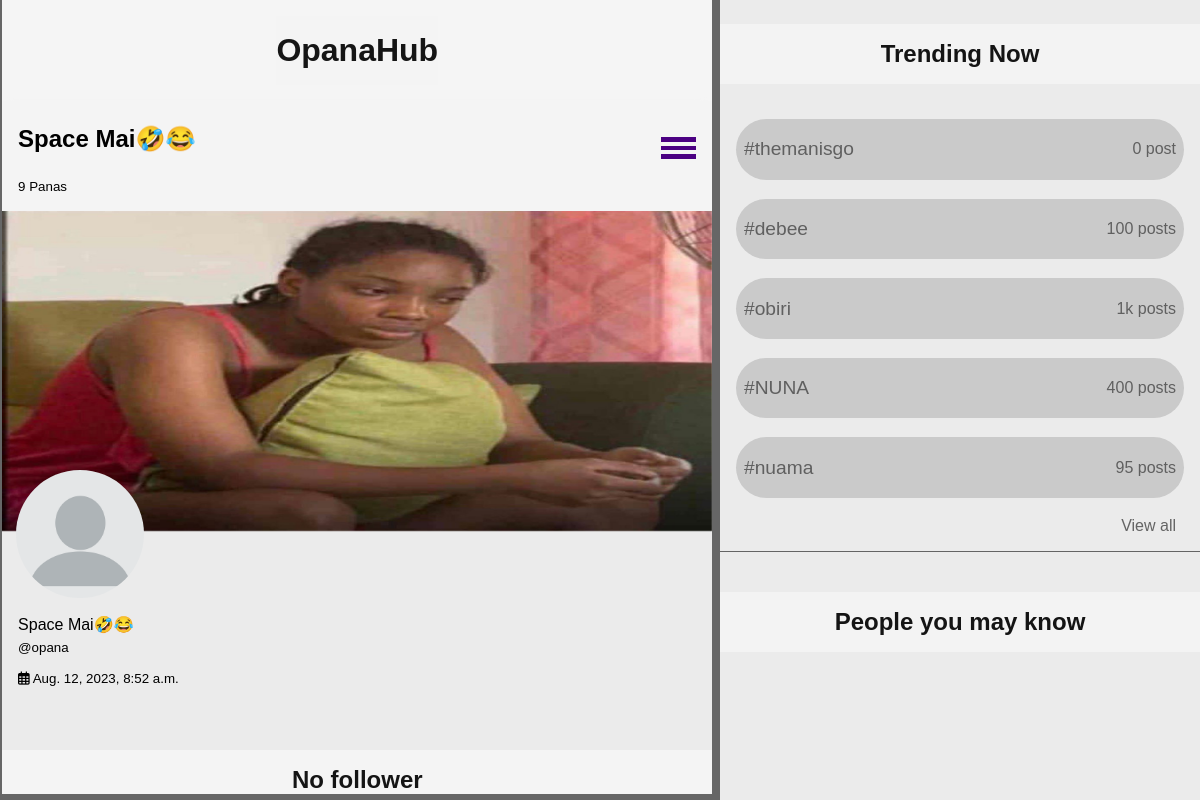
The page /follower/opana (signed in) on the database its author committed.
### opanahub/models.py (models this page shows, shortened)
class Profile(models.Model):
    user = models.OneToOneField(User, on_delete=models.CASCADE)
    back_img = models.ImageField(upload_to="back_images", default="thin.jpg")
    profile_img = models.ImageField(upload_to="profile_images", default="blank.webp")
    location = models.CharField(max_length=400, blank=True)
    job = models.CharField(max_length=400, blank=True)
    bio = models.TextField(blank=True)
    display_name = models.CharField(max_length=50, blank=True)
    web = models.URLField(blank=True)
    follw = models.IntegerField(default=0)
    follwing = models.IntegerField(default=0)
    class Meta:
        verbose_name_plural = 'Profile'

### opanahub/views.py (the view)
# urls.py: path('follower/<user>', views.follower, name="follower"),
@login_required(login_url=index)
def follower(request, user):
    user_obj = User.objects.get(username=user)
    profile =  Profile.objects.get(user=user_obj)
    post = Posts.objects.filter(profile=profile)
    user_ob = Profile.objects.get(user=request.user)
    logged_in_user = request.user
    follower = user_ob
    following = profile
    if Follow.objects.filter(user=follower, following=following):
        switches = "Following"
    else:
        switches = "Follow"
    profile_following = Follow.objects.filter(following=profile)
    profile_visited_following = len(Follow.objects.filter(following=profile))
    context ={
        "profile": profile,
        "post": post,
        "switches": switches,
        "profile_following": profile_following,
        "profile_visited_following": profile_visited_following,
    }
    return render(request, 'followers.html', context)

### template/followers.html (shortened to what this page needs)
{% load static %}
<!DOCTYPE html>
<html lang="en">
<head>
    <link rel="stylesheet" href="{% static 'css/profile.css' %}">
    <link rel="stylesheet" href="https://cdnjs.cloudflare.com/ajax/libs/font-awesome/6.2.1/css/all.min.css">
</head>
<body>
    <div class="container">
        <div class="center">
            <div class="yie">
                <div class="head">OpanaHub</div>
            </div>
           <div class="search">
                    <div class="covv">
                        <p class="ttt">{{profile.display_name}}</p>
                        {% if post.count == 0 %}
                            <small>{{post.count}} Pana</small>
                        {% elif post.count == 1 %}
                            <small>{{post.count}} Pana</small>
                        {% else %}
                            <small>{{post.count}} Panas</small>
                        {% endif %}
                    </div>
                <div class="lis">
                    <div class="toggler" onclick="Drop()">
                        <div class="line"></div>
                        <div class="line"></div>
                        <div class="line"></div>
                    </div>
                </div>
           </div>
           <div class="formm">
                <div class="backimg">
                    <img class="back" src="{{profile.back_img.url}}" alt="">
                    <div class="profileimg">
                        <img class="prof" src="{{profile.profile_img.url}}" alt="">
                    </div>
                </div>
            </div>
           <div class="about">
                <p>{{profile.display_name}}</p>
                <small class="username">@{{profile.user}}</small>
                <div class="list">
                    <small>
                        <i class="fa far fa-calendar-alt"></i>
                        {{profile.user.date_joined}}
                    </small>
                </div>
           </div>
           <div class="card">
            <div class="head">
                {% if profile_following %}
                    {% if profile.user == request.user %}
                        Your followers
                    {% else %}
                        {{profile.user}}'s followers
                    {% endif %}
                {% else %}
                    {% if profile.user == request.user %}
                        No follower
                    {% else %}
                        {{profile.user}} has no followers
                    {% endif %}
                {% endif %}
            </div>
        </div>
        </div>
        <div class="left">
            <div class="trendcont">
                <p class="head">Trending Now</p>
                <a href="#" class="trends">
                    <p>#themanisgo</p>
                    <small>0 post</small>
                </a>
                <a href="#" class="trends">
                    <p>#debee</p>
                    <small>100 posts</small>
                </a>
                <a href="#" class="trends">
                    <p>#obiri</p>
                    <small>1k posts</small>
                </a>
                <a href="#" class="trends">
                    <p>#NUNA</p>
                    <small>400 posts</small>
                </a>
                <a href="#" class="trends">
                    <p>#nuama</p>
                    <small>95 posts</small>
                </a>
                <div class="views">
                    <a href="#">View all</a>
                </div>
            </div>
            <div class="people">
                <p class="head">People you may know</p>
            </div>
        </div>
    </div>
</body>
</html>

### static/css/profile.css (style rules this page uses)
* { box-sizing: border-box; text-decoration: none; outline: 0; font-family: "Trebuchet MS", Helvetica, sans-serif; scroll-behavior: smooth; }
:root { --accent-color: rgba(245, 245, 245, 0.932); --bg-color: rgba(82, 82, 82, 0.884); --text-color: rgba(2, 2, 2, 0.925); --text-hover-color: rgba(65, 65, 65, 0.733); --btn-color: rgb(75, 0, 130); --btn-hover-color: rgba(76, 4, 128, 0.829); --warning-color: rgb(230, 10, 10); --lost-color: rgba(168, 168, 168, 0.493); }
body { background: var(--bg-color); }
.container { display: flex; justify-content: center; margin-top: -.5rem; }
.center { position: relative; margin-left: 7%; width: 35rem; height: 99.2vh; overflow-y: scroll; background: var(--accent-color); }
.search { position: sticky; top: 0%; width: 35rem; background: var(--accent-color); padding: 1rem; backdrop-filter: blur(8px); z-index: 100; }
.card { position: relative; }
.ttt { text-align: center; font-size: 1.5rem; font-weight: 900; }
.views { margin-top: .5rem; text-align: end; padding: 0 1.5rem; margin-bottom: 1rem; }
.views a { color: var(--bg-color); transition: .4s; }
.formm { position: relative; }
.backimg img.back { position: relative; width: 100%; height: 20rem; }
.profileimg { position: absolute; top: 80%; left: 2%; }
.profileimg .prof { border-radius: 50%; width: 8rem; height: 8rem; object-fit: cover; }
.about { margin: 3rem 0; display: flex; flex-direction: column; padding: 1rem ; }
.about .username { margin-top: -.6rem; text-transform: lowercase; }
.about .fff, .list { display: flex; align-items: center; gap: 2rem; }
.left { width: 25rem; right: 11%; position: fixed; height: 60rem; background: var(--accent-color); overflow-y: scroll; }
.head { text-align: center; font-size: 1.5rem; color: var(--text-color); font-weight: 600; padding: 1rem 0; background: var(--accent-color); }
.trendcont { display: flex; flex-direction: column; gap: .2rem; border-bottom: .1rem solid var(--bg-color); }
.trendcont .trends { display: flex; align-items: center; justify-content: space-between; background: var(--lost-color); padding: 0 .5rem; color: var(--bg-color); font-size: 1.2rem; border-radius: 5rem; transition: .4s; margin: .5rem 1rem; }
.people { display: flex; flex-direction: column; gap: .2rem; margin-top: 1rem; }
.pana, nav, .lis, .yie { display: none; }
@media (max-width:1850px) { .container { display: flex; justify-content: center; width: 100%; position: relative; } }
@media (max-width:1850px) { .center { position: relative; margin-right: 7%; width: 40%; height: 99.2vh; overflow-y: scroll; background: var(--accent-color); } }
@media (max-width:1850px) { .left { width: 25%; right: 5%; position: fixed; background: var(--accent-color); } }
@media (max-width:1850px) { .search { position: sticky; top: 0%; width: 35rem; background: var(--accent-color); padding: 1rem; backdrop-filter: blur(8px); z-index: 100; } }
@media (max-width:1350px) { .container { display: flex; justify-content: center; width: 100%; position: relative; } }
@media (max-width:1350px) { .left { width: 40%; right: 0%; position: fixed; background: var(--accent-color); } }
@media (max-width:1350px) { .center { position: relative; left: -24%; width: 60%; margin-right: 0%; height: 99.2vh; overflow-y: scroll; background: var(--accent-color); } }
@media (max-width:1350px) { .search { position: sticky; display: flex; align-items: center; gap: 1rem; justify-content: space-between; top: 0%; width: 100%; background: var(--accent-color); padding: 1rem; backdrop-filter: blur(8px); z-index: 100; } }
@media (max-width:1350px) { .yie { display: flex; text-align: center; justify-content: center; color: var(--text-color); position: sticky; top: 0%; padding: 1rem 0; background: whitesmoke; margin-top: -1rem; } }
@media (max-width:1350px) { .yie .head { text-align: center; font-size: 2rem; font-weight: 900; z-index: 0; } }
@media (max-width:1350px) { .lis { display: flex; align-items: center; gap: 1rem; } }
@media (max-width:1350px) { .lis .toggler { display: flex; gap: .23rem; flex-direction: column; cursor: pointer; } }
@media (max-width:1350px) { .toggler .line { background: var(--btn-color); height: .3rem; width: 2.2rem; } }

### rows shown on the page
Profile: display_name "Space Mai🤣😂", back_img (picture), profile_img (placeholder picture), user "opana", user.date_joined "Aug. 12, 2023, 8:52 a.m."

### other values the page prints
{{ post.count }} "9"
